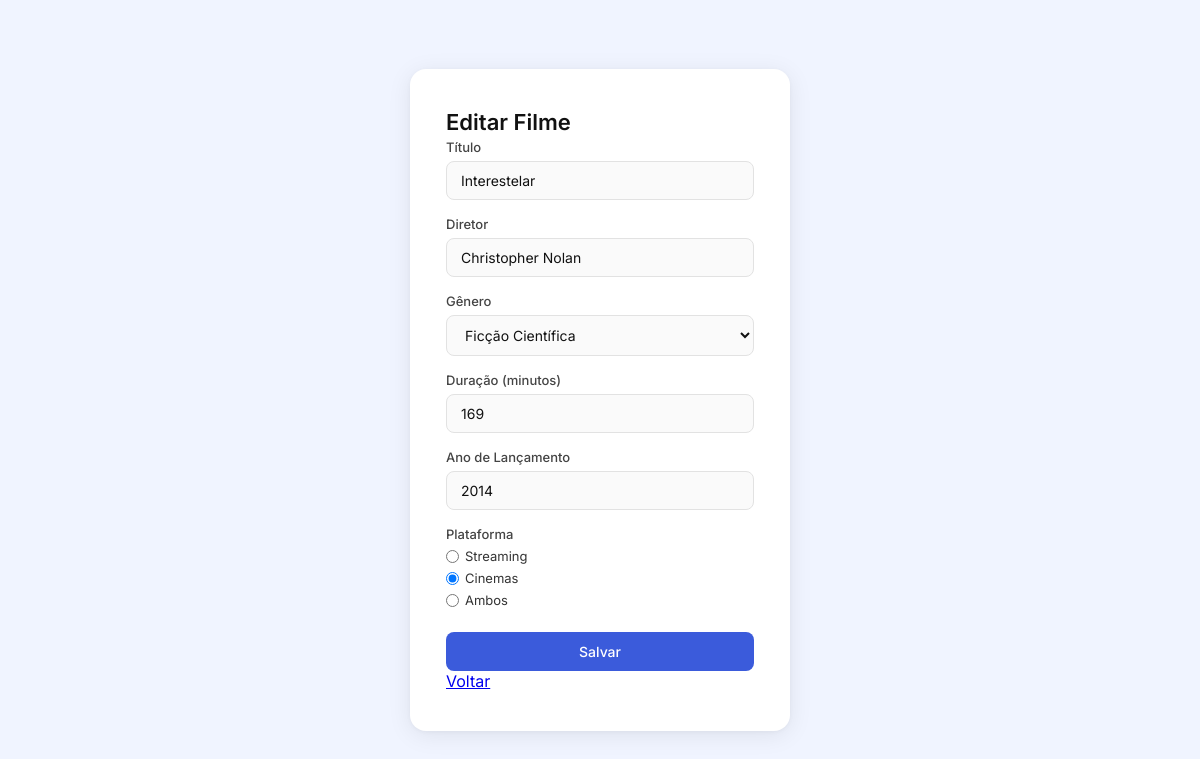
/src/filmes/editar.php?id=3 (signed in), run on the app's committed database.
### tables this page shows
CREATE TABLE IF NOT EXISTS filmes (
    id INT AUTO_INCREMENT PRIMARY KEY,
    titulo VARCHAR(255) NOT NULL,
    diretor VARCHAR(255) NOT NULL,
    genero_id INT NOT NULL,
    duracao INT NOT NULL,
    ano_lancamento YEAR NOT NULL,
    plataforma ENUM('streaming', 'cinemas', 'ambos') NOT NULL,
    FOREIGN KEY (genero_id) REFERENCES generos(id)
);

CREATE TABLE IF NOT EXISTS generos (
    id INT AUTO_INCREMENT PRIMARY KEY,
    genero VARCHAR(100) NOT NULL
);

### src/filmes/editar.php (the view, shortened to what this page needs)
<?php
    require_once("../conexao.php");
    $id = filter_var($_GET["id"], FILTER_VALIDATE_INT);
    $sql = "SELECT * FROM filmes WHERE id = ?";
    $stmt = mysqli_prepare($conn, $sql);
    mysqli_stmt_bind_param($stmt, "i", $id);
    mysqli_stmt_execute($stmt);
    $resultado = mysqli_stmt_get_result($stmt);
    $filme = mysqli_fetch_array($resultado);
    $sql_generos = "SELECT * FROM generos ORDER BY genero ASC";
    $generos = mysqli_query($conn, $sql_generos);
?>
<!DOCTYPE html>
<html lang="pt-br">
<head>
    <link rel="stylesheet" href="../style.css">
</head>
<body>
    <main class="login-container">
        <section class="login-card">
            <h1>Editar Filme</h1>
            <form action="editar.php?id=<?php echo $id; ?>" method="POST">
                <div class="campo">
                    <label for="titulo">Título</label>
                    <input type="text" id="titulo" name="titulo" value="<?php echo htmlspecialchars($filme["titulo"]); ?>" required>
                </div>
                <div class="campo">
                    <label for="diretor">Diretor</label>
                    <input type="text" id="diretor" name="diretor" value="<?php echo htmlspecialchars($filme["diretor"]); ?>" required>
                </div>
                <div class="campo">
                    <label for="genero_id">Gênero</label>
                    <select id="genero_id" name="genero_id" required>
                        <?php while ($genero = mysqli_fetch_array($generos)): ?>
                            <option value="<?php echo $genero["id"]; ?>" <?php echo $genero["id"] == $filme["genero_id"] ? "selected" : ""; ?>>
                                <?php echo htmlspecialchars($genero["genero"]); ?>
                            </option>
                        <?php endwhile; ?>
                    </select>
                </div>
                <div class="campo">
                    <label for="duracao">Duração (minutos)</label>
                    <input type="number" id="duracao" name="duracao" min="1" value="<?php echo $filme["duracao"]; ?>" required>
                </div>
                <div class="campo">
                    <label for="ano_lancamento">Ano de Lançamento</label>
                    <input type="number" id="ano_lancamento" name="ano_lancamento" min="1888" max="2100" value="<?php echo $filme["ano_lancamento"]; ?>" required>
                </div>
                <div class="campo">
                    <label>Plataforma</label>
                    <label><input type="radio" name="plataforma" value="streaming" <?php echo $filme["plataforma"] === "streaming" ? "checked" : ""; ?>> Streaming</label>
                    <label><input type="radio" name="plataforma" value="cinemas" <?php echo $filme["plataforma"] === "cinemas" ? "checked" : ""; ?>> Cinemas</label>
                    <label><input type="radio" name="plataforma" value="ambos" <?php echo $filme["plataforma"] === "ambos" ? "checked" : ""; ?>> Ambos</label>
                </div>
                <button type="submit">Salvar</button>
            </form>
            <a href="listar.php">Voltar</a>
        </section>
    </main>
</body>
</html>

### src/style.css (style rules this page uses)
* { margin: 0; padding: 0; box-sizing: border-box; }
body { font-family: 'Inter', sans-serif; background: #f0f4ff; min-height: 100vh; }
.login-container { min-height: 100vh; display: flex; justify-content: center; align-items: center; padding: 24px; }
.login-card { background: #ffffff; width: 100%; max-width: 380px; padding: 40px 36px; border-radius: 16px; box-shadow: 0 4px 24px rgba(0, 0, 0, 0.08), 0 1px 4px rgba(0, 0, 0, 0.04); }
.login-card h1 { font-size: 22px; font-weight: 600; color: #111; margin-bottom: 4px; }
.campo { margin-bottom: 16px; }
.campo label { display: block; font-size: 13px; font-weight: 500; color: #444; margin-bottom: 6px; }
.campo input, .campo select { width: 100%; padding: 10px 14px; border: 1px solid #e2e2e2; border-radius: 8px; font-size: 14px; font-family: 'Inter', sans-serif; color: #111; background: #fafafa; transition: border-color 0.15s; }
.campo input[type="radio"] { width: auto; margin-right: 6px; }
.campo label:has(input[type="radio"]) { font-weight: 400; color: #333; display: flex; align-items: center; margin-bottom: 6px; }
button { width: 100%; padding: 11px; border: none; border-radius: 8px; background: #3b5bdb; color: #fff; font-size: 14px; font-weight: 500; font-family: 'Inter', sans-serif; cursor: pointer; transition: background 0.15s; margin-top: 8px; }

### data on the page
filmes: titulo "Interestelar", diretor "Christopher Nolan", genero_id "Ficção Científica", duracao "169", ano_lancamento "2014", plataforma "☐ Streaming", plataforma "☑ Cinemas", plataforma "☐ Ambos"
